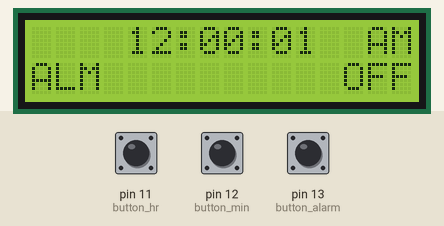
A sketch run on a simulated Arduino Uno, built with avr-gcc and run on an emulated ATmega328P. On the bench: 16×2 character LCD. The inputs (shaded band) are chosen by the test bench; at power-on: pin 13 (button_alarm) HIGH, pin 11 (button_hr) HIGH, pin 12 (button_min) HIGH.

Above: at 1.2 s.
1.3 s: pin 13 (button_alarm) pulled LOW for 1.15 s
At 2.7 s:
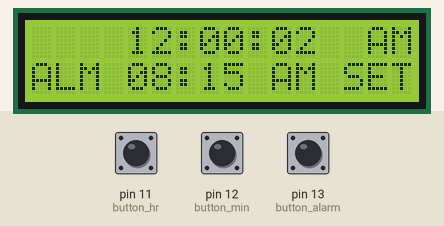
6.5 s: pin 11 (button_hr) pulled LOW for 1.15 s
At 7.6 s:
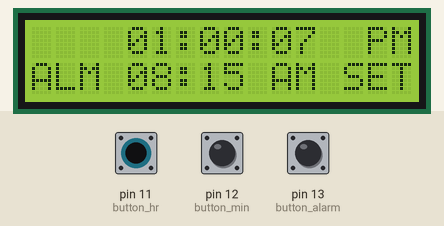
11.8 s: pin 13 (button_alarm) pulled LOW for 1.15 s
At 12.8 s:
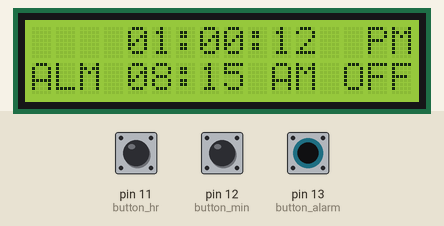
15.5 s: pin 12 (button_min) pulled LOW for 1.15 s
At 16.8 s:
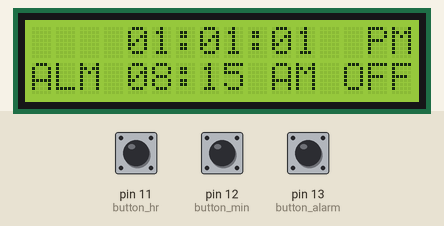
18.5 s: pin 11 (button_hr) pulled LOW for 1.15 s
At 19.8 s:
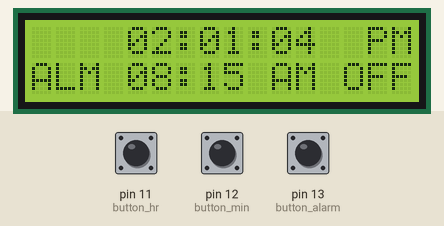
21.5 s: pin 12 (button_min) pulled LOW for 1.15 s
At 22.6 s:
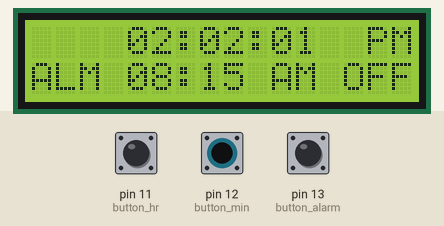
Timing chart, 0 to 24.5 s (numbered marks = the images above; inputs shaded):
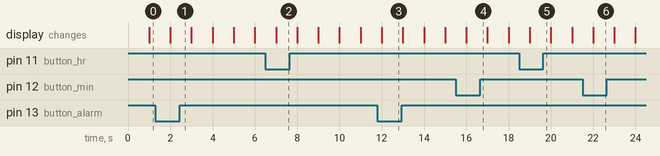

Measured:
- after the input at 1.3 s, the display: first changes after 0.70 s (image 1 shows a later state)
- after the input at 6.5 s, the display: changes after 0.50 s (image 2)
- after the input at 11.8 s, the display: first changes after 0.20 s (image 3 shows a later state)

The sketch:

clockv2.1.ino
```cpp
//Updates: Adjustable Alarm Setting

#include <LiquidCrystal.h>

//Display Pins
const int rs = 2, en = 3, d4 = 4, d5 = 5, d6 = 6, d7 = 7, cs = 9; // cs is the pin for constrast

//Contrast Setting
const int contrast = 100; //Default is 100


//Time Setting Buttons
const int button_hr = 11, button_min = 12; // button_hr (hours), button_min (minutes)

//Alarm Functionality
const int alarm = 10;
const int button_alarm = 13;

//Alarm Values
bool alarm_set = 0;
bool alarm_state = false;
int alm_hr = 8;
int alm_min = 15;
int alm_sec = 0;
int alm_flag = 0;

LiquidCrystal lcd(rs, en, d4, d5, d6, d7);

//Kudos to the guy for precision and better time formatting: https://projecthub.arduino.cc/plouc68000/simplest-uno-digital-clock-ever-03c185


//Initially set time to 0
int seconds = 0;
int minutes = 0;
int hours = 12;
int flag = 0;

//Time Set Buttons (indicate buttons, not the pin)
int h_shift;
int m_shift;

//Alarm Button
int alm_shift;

//For accurate time reading
static uint32_t last_time, now = 0;

void setup() {
  //Debug
  //Serial.begin(9600);

  //Initialize Buttons
  pinMode(button_hr, INPUT_PULLUP);
  pinMode(button_min, INPUT_PULLUP);
  pinMode(button_alarm, INPUT_PULLUP);
  now = millis();

  //Begin Display
  lcd.begin(16,2);
  analogWrite(cs, contrast);
}

void loop() {

  //Display Formatting for hours
    lcd.setCursor(4,0);
    if(hours<10) {lcd.print("0");} // Always 2 digits 12 -> 01 and not just 1
    lcd.print(hours);
    lcd.print(":");

   //Display Formatting for minutes
    lcd.setCursor(7,0);
    if(minutes<10) {lcd.print("0");}
    lcd.print(minutes);
    lcd.print(":");

   //Display Formatting for seconds
   lcd.setCursor(10,0);
   if(seconds<10){lcd.print("0");}
   lcd.print(seconds);

   //Display Formatting for Flag (AM/PM)
   lcd.setCursor(14,0);
   if(flag == 0) {lcd.print("AM");}
   if(flag == 1) {lcd.print("PM");}


   //Display Alarm Set Time
   lcd.setCursor(0,1);
   lcd.print("ALM");

  //Display Formatting for Alarm
  if(alarm_set == false)
  {
    lcd.setCursor(13,1);
    lcd.print("OFF");
  }
  else
  {
    lcd.setCursor(13,1);
    lcd.print("SET");
  }

  //Better Timing and allows better button functionality
  for(int i = 0; i<5; i++)
  {
    while((now - last_time)<200){now = millis();}
    last_time=now;
  }


  //Read Buttons
  h_shift=digitalRead(button_hr);
  m_shift=digitalRead(button_min);
  alm_shift = digitalRead(button_alarm);


  //Adjust Time if Alarm Button is not being pressed
  if((h_shift==0) & (alm_shift==1)) {hours = hours + 1;}
  if((m_shift==0) & (alm_shift==1)) {seconds = 0; minutes = minutes + 1;}

  //Read Alarm Buttons
  if(alm_shift==0)
    {
    //Alarm Set Toggle
    if(alarm_set == 0) {alarm_set = 1;}
    else{alarm_set = 0; alarm_state = false; lcd.setCursor(0,1); lcd.print("            ");}

    //Adjust Alarm Time
    if(h_shift==0){alm_hr++; if(alm_hr == 13){alm_hr = 1; alm_flag++; if(alm_flag == 2){alm_flag = 0;}}}
    if(m_shift==0){alm_min++; if(alm_min == 60){alm_min = 1;}}

    //Display Alarm Setting if holding alm_button
    lcd.setCursor(4,1);
    if(alm_hr<10) {lcd.print("0");}
    lcd.print(alm_hr);
    lcd.print(":");

    lcd.setCursor(7,1);
    if(alm_min<10) {lcd.print("0");}
    lcd.print(alm_min);

    lcd.setCursor(10,1);
    if(alm_flag == 0) {lcd.print("AM");}
    if(alm_flag == 1) {lcd.print("PM");}
    }

  //Alarm Functionality
  if( (alm_hr == hours) & (alm_min == minutes) & (alm_sec == seconds) & (alm_flag == flag) & (alarm_set == 1))
  {
    alarm_state = true;
  }

  if(alarm_state == true) {tone(alarm, 200, 500);} //Piezo Speaker as Alarm

  //Counter
  seconds++;

  if(seconds == 60){
    seconds = 0;
    minutes++;
  }
  if(minutes == 60){
    minutes = 0;
    hours++;
  }
  if(hours == 13){
    hours = 1;
    flag++;
    if(flag==2){flag=0;}
  }
}
```
